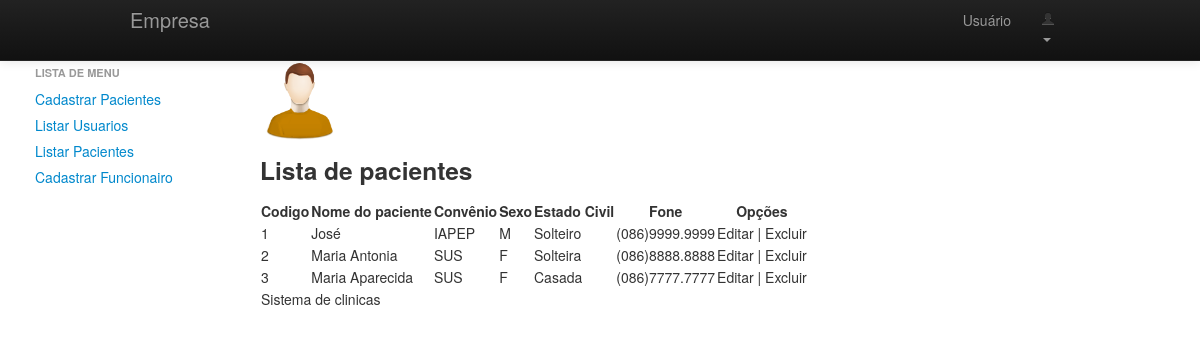
Page /admin/listarPacientes.php (signed in) on the committed database.
### tables this page shows
CREATE TABLE tb_paciente(
	cd_paciente INT AUTO_INCREMENT PRIMARY KEY,
	cd_convenio INT NOT NULL,
	
	nm_paciente VARCHAR(100) NOT NULL,
	sexo CHAR(1) NOT NULL,
	dt_nascimento DATE,
	rg VARCHAR(15) NOT NULL,
	org_emissor VARCHAR(5) NOT NULL,
	est_civil VARCHAR(10) NOT NULL,
	fone VARCHAR(15),
	CONSTRAINT cd_convenio_fkey FOREIGN KEY (cd_convenio)
								REFERENCES tb_convenio(cd_convenio)
						  
);

CREATE TABLE tb_convenio(
	cd_convenio INT AUTO_INCREMENT PRIMARY KEY,
	nm_convenio VARCHAR(60) NOT NULL
);

### admin/listarPacientes.php (the view, shortened to what this page needs)
<?php
	include_once 'topo.php';
	include_once 'menu.php';
?>
	<div class="span9">
		<a href="cadastrarPacientes.php" title="Novo Paciente">
			<img src="../img/people.png" style="width:80px; height:80px; " />
		</a>
		<h3>Lista de pacientes</h3>
		<table id="exemplo">
			<thead>
				<tr>
					<th>Codigo</th>
					<th>Nome do paciente</th>
					<th>Convênio</th>
					<th>Sexo</th>
					<th>Estado Civil</th>
					<th>Fone</th>
					<th>Opções</th>
				</tr>
			</thead>
			<tbody>
				<?php
					$sql = "SELECT p.cd_paciente,p.nm_paciente,c.nm_convenio,p.sexo,p.est_civil,p.fone
							FROM tb_paciente AS p INNER JOIN tb_convenio AS c
							ON(c.cd_convenio = p.cd_convenio)";
					$resultado = mysql_query($sql);
					while ($r = mysql_fetch_array($resultado)) {
						$codigo = $r['cd_paciente'];
						$nome = $r['nm_paciente'];
						$convenio = $r['nm_convenio'];
						$sexo = $r['sexo'];
						$civil = $r['est_civil'];
						$fone = $r['fone'];
						echo "<tr>";
						echo "<td>$codigo</td>";
						echo "<td>$nome</td>";
						echo "<td>$convenio</td>";
						echo "<td>$sexo</td>";
						echo "<td>$civil</td>";
						echo "<td>$fone</td>";
						echo "<td>Editar | Excluir</td>";
						echo "</tr>";
					}
				?>
			</tbody>
			<tfoot>
				<tr>
					<td colspan="7">Sistema de clinicas</td>
				</tr>
			</tfoot>
		</table>
	</div>
<?php
	include "rodape.php";
?>

### admin/topo.php (shortened to what this page needs)
<!DOCTYPE html>
<html lang="pt-br">
<head>
	<link rel="stylesheet" type="text/css" href="css/estilo.css"/>
	<link rel="stylesheet" type="text/css" href="bootstrap/css/bootstrap.css"/>
	<link rel="stylesheet" type="text/css" href="../js/plugins/datatables/jquery.dataTables.css"/>
</head>
<body>
<div class="navbar navbar-inverse navbar-fixed-top">
	<div class="navbar-inner">
		<div class="container">
			<a class="brand" href="principal.php">Empresa</a>
			<div class="nav-collapse">
				<ul class="nav pull-right">
					<li><a href="#">Usuário</a></li>
					<li class="dropdown">
						<a data-toggle="dropdown" class="dropdown-toggle" href="#">
							<i class="icon-user"></i><?php echo $_SESSION["login_usuario"]."<br/>"; ?>
							<b class="caret"></b>
						</a>
					</li>
				</ul>
			</div>
		</div>
	</div>
</div>
<br/>

### admin/menu.php
<div class="span3">
	<div class="sidebar-nav">
		<ul class="nav nav-list">
			<li class="nav-header">Lista de Menu</li>
			<li><a href="cadastrarPacientes.php">Cadastrar Pacientes</a></li>
			<li><a href="listarUsuarios.php">Listar Usuarios</a></li>
			<li><a href="listarPacientes.php">Listar Pacientes</a></li>
			<li><a href="cadastrarFuncionario.php">Cadastrar Funcionairo</a></li>
		</ul>
	</div>
</div>

### admin/rodape.php (shortened to what this page needs)
</body>
	</html>

### admin/css/estilo.css (style rules this page uses)
body { padding-top: 40px; }

### rows in the picture
tb_paciente: cd_paciente "1", nm_paciente "José", cd_convenio.nm_convenio "IAPEP", sexo "M", est_civil "Solteiro", fone "(086)9999.9999"
tb_paciente: cd_paciente "2", nm_paciente "Maria Antonia", cd_convenio.nm_convenio "SUS", sexo "F", est_civil "Solteira", fone "(086)8888.8888"
tb_paciente: cd_paciente "3", nm_paciente "Maria Aparecida", cd_convenio.nm_convenio "SUS", sexo "F", est_civil "Casada", fone "(086)7777.7777"
